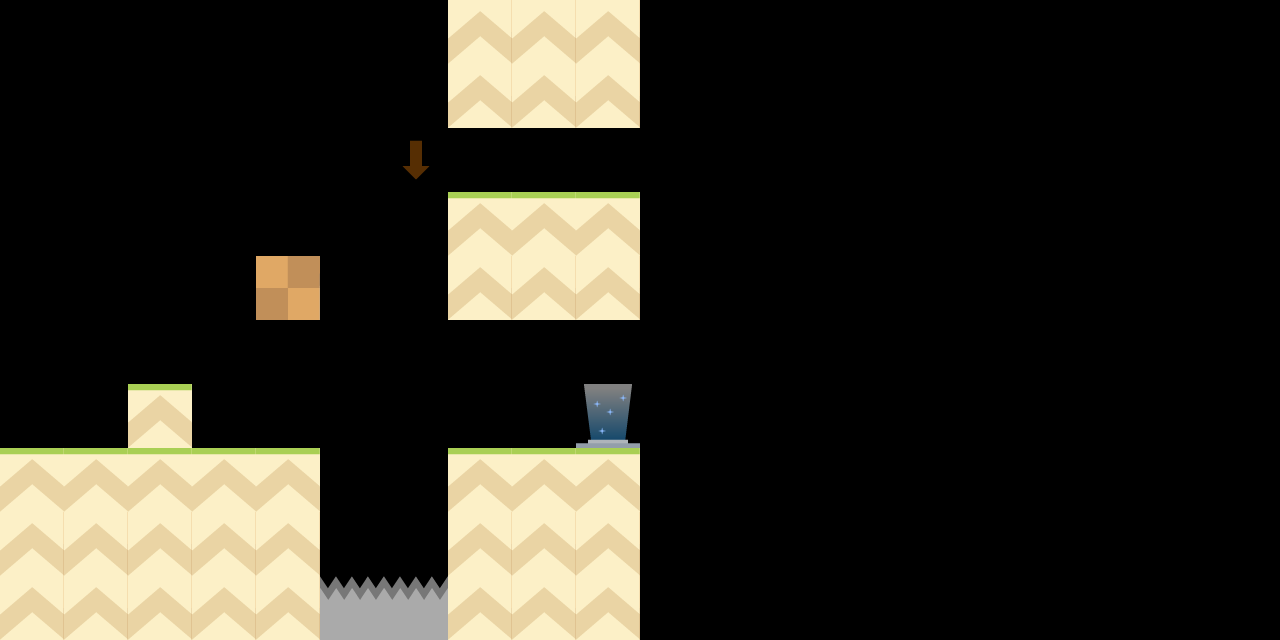

The image is a tile-based game level rendered from a .tmx file. Its description and complete source (layers, tilesets, objects, tile grids) follow:
An orthogonal 20x10 tile map with 64x64 px tiles, 7 tile layers (background, main, water, spikes, ...), 3 tilesets.

<map version="1.0" orientation="orthogonal" renderorder="left-down" width="20" height="10" tilewidth="64" tileheight="64" nextobjectid="1">
 <tileset firstgid="1" name="traps_spritesheet" tilewidth="64" tileheight="64" tilecount="8" columns="4">
  <image source="../../client/assets/traps_spritesheet.png" width="256" height="128" />
  <tile id="0">
   <properties>
    <property name="direction" value="left" />
    <property name="length" value="3" />
    <property name="type" value="laser" />
   </properties>
  </tile>
  <tile id="1">
   <properties>
    <property name="direction" value="right" />
    <property name="length" value="3" />
    <property name="type" value="laser" />
   </properties>
  </tile>
  <tile id="2">
   <properties>
    <property name="direction" value="up" />
    <property name="length" value="3" />
    <property name="type" value="laser" />
   </properties>
  </tile>
  <tile id="3">
   <properties>
    <property name="direction" value="down" />
    <property name="length" value="3" />
    <property name="type" value="laser" />
   </properties>
  </tile>
  <tile id="4">
   <properties>
    <property name="type" value="fire" />
   </properties>
  </tile>
  <tile id="5">
   <properties>
    <property name="type" value="drop" />
   </properties>
  </tile>
 </tileset>
 <tileset firstgid="9" name="misc_spritesheet" tilewidth="64" tileheight="64" tilecount="24" columns="4">
  <image source="../../client/assets/misc_spritesheet.png" width="256" height="384" />
  <tile id="2">
   <properties>
    <property name="powerup" value="SHIELD" />
    <property name="quantity" value="1" />
   </properties>
  </tile>
  <tile id="3">
   <properties>
    <property name="powerup" value="BLINK" />
    <property name="quantity" value="3" />
   </properties>
  </tile>
 </tileset>
 <tileset firstgid="33" name="tile_spritesheet" tilewidth="64" tileheight="64" tilecount="10" columns="5">
  <image source="../../client/assets/tile_spritesheet.png" width="320" height="128" />
 </tileset>
 <layer name="background" width="20" height="10">
  <data encoding="csv">
0,0,0,0,0,0,0,0,34,34,0,0,0,0,0,0,0,0,0,0,
0,0,0,0,0,0,0,0,0,0,0,0,0,0,0,0,0,0,0,0,
0,0,0,0,0,0,0,0,0,0,0,0,0,0,0,0,0,0,0,0,
0,0,0,0,0,0,0,0,0,0,0,0,0,0,0,0,0,0,0,0,
0,0,0,0,0,0,0,0,0,0,0,0,0,0,0,0,0,0,0,0,
0,0,0,0,0,0,0,0,0,0,0,0,0,0,0,0,0,0,0,0,
0,0,0,0,0,0,0,0,0,0,0,0,0,0,0,0,0,0,0,0,
0,0,0,0,0,0,0,0,0,0,0,0,0,0,0,0,0,0,0,0,
34,34,34,34,0,0,0,0,34,34,0,0,0,0,0,0,0,0,0,0,
34,34,34,34,0,0,0,0,34,34,0,0,0,0,0,0,0,0,0,0
</data>
 </layer>
 <layer name="main" width="20" height="10">
  <properties>
   <property name="collision" value="true" />
  </properties>
  <data encoding="csv">
0,0,0,0,0,0,0,34,0,0,0,0,0,0,0,0,0,0,0,0,
0,0,0,0,0,0,0,34,34,34,0,0,0,0,0,0,0,0,0,0,
0,0,0,0,0,0,0,0,0,0,0,0,0,0,0,0,0,0,0,0,
0,0,0,0,0,0,0,33,33,33,0,0,0,0,0,0,0,0,0,0,
0,0,0,0,35,0,0,34,34,34,0,0,0,0,0,0,0,0,0,0,
0,0,0,0,0,0,0,0,0,0,0,0,0,0,0,0,0,0,0,0,
0,0,33,0,0,0,0,0,0,0,0,0,0,0,0,0,0,0,0,0,
33,33,33,33,33,0,0,33,33,33,0,0,0,0,0,0,0,0,0,0,
0,0,0,0,34,0,0,34,0,0,0,0,0,0,0,0,0,0,0,0,
0,0,0,0,34,0,0,34,0,0,0,0,0,0,0,0,0,0,0,0
</data>
 </layer>
 <layer name="water" width="20" height="10">
  <properties>
   <property name="collision" value="true" />
  </properties>
  <data encoding="csv">
0,0,0,0,0,0,0,0,0,0,0,0,0,0,0,0,0,0,0,0,
0,0,0,0,0,0,0,0,0,0,0,0,0,0,0,0,0,0,0,0,
0,0,0,0,0,0,0,0,0,0,0,0,0,0,0,0,0,0,0,0,
0,0,0,0,0,0,0,0,0,0,0,0,0,0,0,0,0,0,0,0,
0,0,0,0,0,0,0,0,0,0,0,0,0,0,0,0,0,0,0,0,
0,0,0,0,0,0,0,0,0,0,0,0,0,0,0,0,0,0,0,0,
0,0,0,0,0,0,0,0,0,0,0,0,0,0,0,0,0,0,0,0,
0,0,0,0,0,0,0,0,0,0,0,0,0,0,0,0,0,0,0,0,
0,0,0,0,0,0,0,0,0,0,0,0,0,0,0,0,0,0,0,0,
0,0,0,0,0,0,0,0,0,0,0,0,0,0,0,0,0,0,0,0
</data>
 </layer>
 <layer name="spikes" width="20" height="10">
  <properties>
   <property name="collision" value="true" />
  </properties>
  <data encoding="csv">
0,0,0,0,0,0,0,0,0,0,0,0,0,0,0,0,0,0,0,0,
0,0,0,0,0,0,0,0,0,0,0,0,0,0,0,0,0,0,0,0,
0,0,0,0,0,0,0,0,0,0,0,0,0,0,0,0,0,0,0,0,
0,0,0,0,0,0,0,0,0,0,0,0,0,0,0,0,0,0,0,0,
0,0,0,0,0,0,0,0,0,0,0,0,0,0,0,0,0,0,0,0,
0,0,0,0,0,0,0,0,0,0,0,0,0,0,0,0,0,0,0,0,
0,0,0,0,0,0,0,0,0,0,0,0,0,0,0,0,0,0,0,0,
0,0,0,0,0,0,0,0,0,0,0,0,0,0,0,0,0,0,0,0,
0,0,0,0,0,0,0,0,0,0,0,0,0,0,0,0,0,0,0,0,
0,0,0,0,0,36,36,0,0,0,0,0,0,0,0,0,0,0,0,0
</data>
 </layer>
 <layer name="powerups" width="20" height="10">
  <properties>
   <property name="collision" value="true" />
  </properties>
  <data encoding="csv">
0,0,0,0,0,0,0,0,0,0,0,0,0,0,0,0,0,0,0,0,
0,0,0,0,0,0,0,0,0,0,0,0,0,0,0,0,0,0,0,0,
0,0,0,0,0,0,0,0,0,0,0,0,0,0,0,0,0,0,0,0,
0,0,0,0,0,0,0,0,0,0,0,0,0,0,0,0,0,0,0,0,
0,0,0,0,0,0,0,0,0,0,0,0,0,0,0,0,0,0,0,0,
0,0,0,0,0,0,0,0,0,0,0,0,0,0,0,0,0,0,0,0,
0,0,0,0,0,0,0,0,0,0,0,0,0,0,0,0,0,0,0,0,
0,0,0,0,0,0,0,0,0,0,0,0,0,0,0,0,0,0,0,0,
0,0,0,0,0,0,0,0,0,0,0,0,0,0,0,0,0,0,0,0,
0,0,0,0,0,0,0,0,0,0,0,0,0,0,0,0,0,0,0,0
</data>
 </layer>
 <layer name="trap_activators" width="20" height="10">
  <properties>
   <property name="display" value="false" />
  </properties>
  <data encoding="csv">
0,0,0,0,0,0,0,0,0,0,0,0,0,0,0,0,0,0,0,0,
0,0,0,0,0,0,0,0,0,0,0,0,0,0,0,0,0,0,0,0,
0,0,0,0,0,0,6,0,0,0,0,0,0,0,0,0,0,0,0,0,
0,0,0,0,0,0,0,0,0,0,0,0,0,0,0,0,0,0,0,0,
0,0,0,0,0,0,0,0,0,0,0,0,0,0,0,0,0,0,0,0,
0,0,0,0,0,0,0,0,0,0,0,0,0,0,0,0,0,0,0,0,
0,0,0,0,0,0,0,0,0,0,0,0,0,0,0,0,0,0,0,0,
0,0,0,0,0,0,0,0,0,0,0,0,0,0,0,0,0,0,0,0,
0,0,0,0,0,0,0,0,0,0,0,0,0,0,0,0,0,0,0,0,
0,0,0,0,0,0,0,0,0,0,0,0,0,0,0,0,0,0,0,0
</data>
 </layer>
 <layer name="teleporters" width="20" height="10">
  <data encoding="csv">
0,0,0,0,0,0,0,0,0,0,0,0,0,0,0,0,0,0,0,0,
0,0,0,0,0,0,0,0,0,0,0,0,0,0,0,0,0,0,0,0,
0,0,0,0,0,0,0,0,0,0,0,0,0,0,0,0,0,0,0,0,
0,0,0,0,0,0,0,0,0,0,0,0,0,0,0,0,0,0,0,0,
0,0,0,0,0,0,0,0,0,0,0,0,0,0,0,0,0,0,0,0,
0,0,0,0,0,0,0,0,0,0,0,0,0,0,0,0,0,0,0,0,
0,0,0,0,0,0,0,0,0,25,0,0,0,0,0,0,0,0,0,0,
0,0,0,0,0,0,0,0,0,0,0,0,0,0,0,0,0,0,0,0,
0,0,0,0,0,0,0,0,0,0,0,0,0,0,0,0,0,0,0,0,
0,0,0,0,0,0,0,0,0,0,0,0,0,0,0,0,0,0,0,0
</data>
 </layer>
</map>
